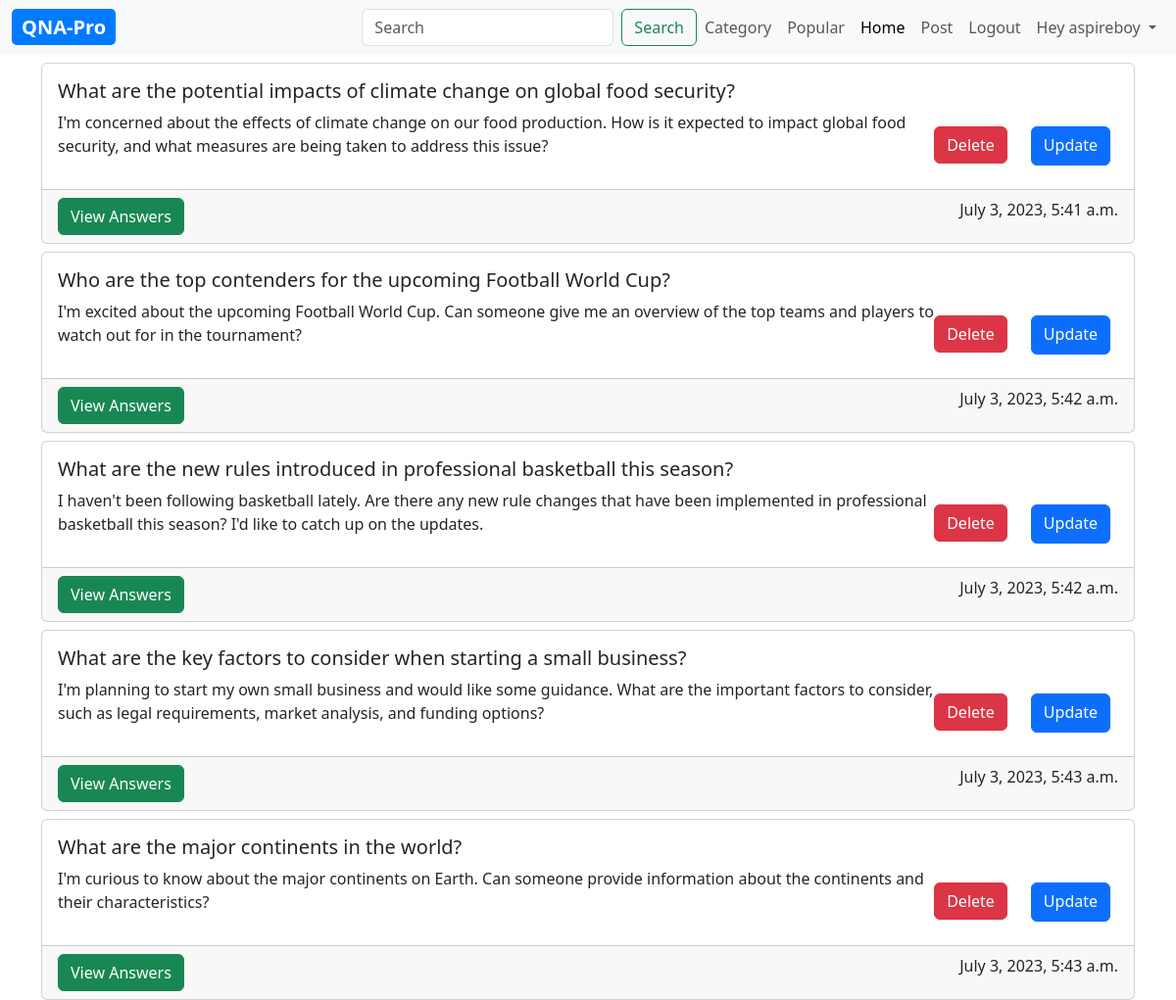
The page /my_posted_questions (signed in) on the database its author committed.
### main/models.py (models this page shows, shortened)
class Question(models.Model):
    author = models.ForeignKey(User,on_delete=models.CASCADE)
    title = models.CharField(max_length=200)
    description = models.TextField()
    created_at = models.DateTimeField(auto_now_add=True)
    updated_at = models.DateTimeField(auto_now=True)
    category_id = models.IntegerField(default=0)

### main/views.py (the view)
# urls.py: path('my_posted_questions',views.my_posted_questions,name='my_posted_questions'),
@login_required(login_url='/login')
def my_posted_questions(request):
    my_questions = Question.objects.filter(author=request.user)
    context = {'my_questions':my_questions}
    if request.method == "POST":
        question_id = request.POST.get("question-id")
        question = Question.objects.filter(id=question_id).first()
        if question and question.author == request.user:
            question.delete()
    return render(request,'main/my_posted_questions.html',context)

### main/templates/main/my_posted_questions.html (shortened to what this page needs)
{% extends 'main/base.html' %}
{% block content %}
    {% for question in my_questions %}
    <div class="card mt-2">
        <div class="card-body d-flex flex-row justify-content-between">
            <div>
                <h5 class="card-title"> {{ question.title }}</h5>
                <p>{{ question.description}} </p>
            </div>
            <div class="d-flex justify-content-end">
                {% if user == question.author %}
                    <form method="post">
                        <button type="submit" class="btn btn-danger me-4 mt-5" name="question-id" value="{{question.id}}" onclick="return confirmDelete()">Delete</button>
                    </form>
                    <a href="{% url 'update_question' question.id %}" class="btn btn-primary me-2 mt-5 custom-btn-height">Update</a>
                {% endif %}
            </div>
         </div>
         <div class="card-footer">
            <a href="{% url 'view_answer' question.id %}" class="btn btn-success">View Answers</a>
            <div class="float-end">
                {{ question.created_at }}
             </div>
         </div>
    </div>
    {% empty %}
    <h1>No Posts Yet</h1>
    {% endfor %}
{% endblock %}

### main/templates/main/base.html (shortened to what this page needs)
{% load static %}
<!DOCTYPE html>
<html lang="en">
<head>
    <link rel="stylesheet" href="https://cdn.jsdelivr.net/npm/bootstrap@5.3.0-alpha2/dist/css/bootstrap.min.css">
    <link rel="stylesheet" href="https://cdnjs.cloudflare.com/ajax/libs/font-awesome/5.15.4/css/all.min.css">
</head>
<body>
    <nav class="navbar navbar-expand-lg navbar-light text-bg-light">
		<div class="container-fluid">
			<a class="navbar-brand" href="/home">
                <span class="logo">QNA-Pro</span>
              </a>
			<div class="collapse navbar-collapse justify-content-end" id="navbarNav">
                <form class="d-flex" method="GET" action="{% url 'search_question' %}">
                    <input class="form-control me-2" type="search" placeholder="Search" aria-label="Search" name="q">
                    <button class="btn btn-outline-success" type="submit">Search</button>
                </form>
                <ul class="navbar-nav mr-auto">
                    <li class="nav-item">
                        <a class="nav-link" href="/category">Category</a>
                    </li>
                </ul>
                <ul class="navbar-nav mr-auto">
                    <li class="nav-item">
                        <a class="nav-link" href="/popular">Popular</a>
                    </li>
                </ul>
				<ul class="navbar-nav">
					<li class="nav-item">
						<a class="nav-link active" aria-current="page" href="/">Home</a>
					</li>
					<li class="nav-item">
						<a class="nav-link" href="/create_question">Post</a>
					</li>
					<li class="nav-item">
                        {% if user.is_authenticated%}
                        <a class="nav-link" href="/logout">Logout</a>
                        {% else %}
						<a class="nav-link" href="/login">Login</a>
                        {% endif %}
					</li>
                    {% if user.is_authenticated %}
                    <li class="nav-item dropdown">
                        <a class="nav-link dropdown-toggle" href="#" id="navbarDropdownMenuLink" role="button" data-bs-toggle="dropdown" aria-expanded="false">
                        Hey {{ user.username}}
                        </a>
                    </li>
                    {% endif %}
				</ul>
			</div>
		</div>
	</nav>
    <div class="container">
        {% block content%}
        {% endblock %}
    </div>
</body>
</html>

### main/templates/main/base.html (style rules this page uses)
.logo { font-size: 20px; font-weight: bold; color: #fff; background-color: #007bff; padding: 5px 10px; border-radius: 5px; }
.custom-btn-height { height: 40px; }

### rows shown on the page
Question: title "What are the potential impacts of climate change on global food security?", description "I'm concerned about the effects of climate change on our food production. How is it expected to impact global food security, and what measures are being taken to address this issue?", {{ question.id }} 1 (drawn), created_at "July 3, 2023, 5:41 a.m."
Question: title "Who are the top contenders for the upcoming Football World Cup?", description "I'm excited about the upcoming Football World Cup. Can someone give me an overview of the top teams and players to watch out for in the tournament?", {{ question.id }} 2 (drawn), created_at "July 3, 2023, 5:42 a.m."
Question: title "What are the new rules introduced in professional basketball this season?", description "I haven't been following basketball lately. Are there any new rule changes that have been implemented in professional basketball this season? I'd like to catch up on the updates.", {{ question.id }} 3 (drawn), created_at "July 3, 2023, 5:42 a.m."
Question: title "What are the key factors to consider when starting a small business?", description "I'm planning to start my own small business and would like some guidance. What are the important factors to consider, such as legal requirements, market analysis, and funding options?", {{ question.id }} 4 (drawn), created_at "July 3, 2023, 5:43 a.m."
Question: title "What are the major continents in the world?", description "I'm curious to know about the major continents on Earth. Can someone provide information about the continents and their characteristics?", {{ question.id }} 5 (drawn), created_at "July 3, 2023, 5:43 a.m."

### other values the page prints
{{ user.username }} "aspireboy"
